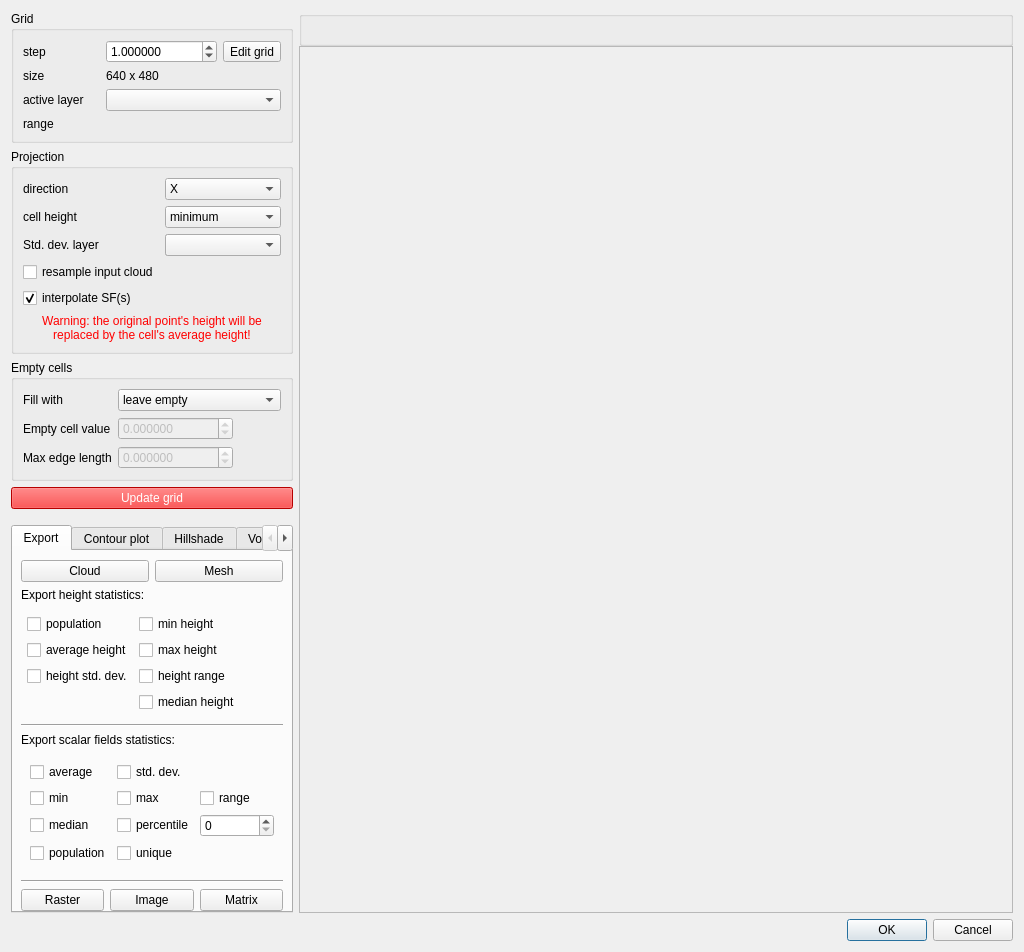
<?xml version="1.0" encoding="UTF-8"?>
<ui version="4.0">
 <class>RasterizeToolDialog</class>
 <widget class="QDialog" name="RasterizeToolDialog">
  <property name="geometry">
   <rect>
    <x>0</x>
    <y>0</y>
    <width>1024</width>
    <height>873</height>
   </rect>
  </property>
  <property name="windowTitle">
   <string>Rasterize</string>
  </property>
  <layout class="QVBoxLayout" name="verticalLayout_7">
   <item>
    <layout class="QHBoxLayout" name="horizontalLayout" stretch="0,1">
     <property name="spacing">
      <number>6</number>
     </property>
     <item>
      <widget class="QFrame" name="leftFrame">
       <property name="sizePolicy">
        <sizepolicy hsizetype="Maximum" vsizetype="Preferred">
         <horstretch>0</horstretch>
         <verstretch>0</verstretch>
        </sizepolicy>
       </property>
       <layout class="QVBoxLayout" name="verticalLayout" stretch="0,0,0,1,0,0">
        <property name="leftMargin">
         <number>0</number>
        </property>
        <property name="topMargin">
         <number>0</number>
        </property>
        <property name="rightMargin">
         <number>0</number>
        </property>
        <property name="bottomMargin">
         <number>0</number>
        </property>
        <item>
         <widget class="QGroupBox" name="groupBox">
          <property name="title">
           <string>Grid</string>
          </property>
          <layout class="QGridLayout" name="gridLayout">
           <property name="verticalSpacing">
            <number>6</number>
           </property>
           <item row="2" column="0">
            <widget class="QLabel" name="label_4">
             <property name="text">
              <string>size</string>
             </property>
            </widget>
           </item>
           <item row="1" column="0">
            <widget class="QLabel" name="label_2">
             <property name="text">
              <string>step</string>
             </property>
            </widget>
           </item>
           <item row="2" column="1">
            <widget class="QLabel" name="gridWidthLabel">
             <property name="text">
              <string notr="true">640 x 480</string>
             </property>
            </widget>
           </item>
           <item row="1" column="1">
            <layout class="QHBoxLayout" name="horizontalLayout_4">
             <item>
              <widget class="QDoubleSpinBox" name="gridStepDoubleSpinBox">
               <property name="toolTip">
                <string>size of step of the grid generated (in the same units as the coordinates of the point cloud)</string>
               </property>
               <property name="decimals">
                <number>6</number>
               </property>
               <property name="minimum">
                <double>0.000010000000000</double>
               </property>
               <property name="maximum">
                <double>100000.000000000000000</double>
               </property>
               <property name="singleStep">
                <double>0.001000000000000</double>
               </property>
               <property name="value">
                <double>1.000000000000000</double>
               </property>
              </widget>
             </item>
             <item>
              <widget class="QToolButton" name="editGridToolButton">
               <property name="text">
                <string>Edit grid</string>
               </property>
              </widget>
             </item>
            </layout>
           </item>
           <item row="3" column="0">
            <widget class="QLabel" name="label_13">
             <property name="toolTip">
              <string>Active layer (or 'scalar field')</string>
             </property>
             <property name="text">
              <string>active layer</string>
             </property>
            </widget>
           </item>
           <item row="3" column="1">
            <widget class="QComboBox" name="activeLayerComboBox"/>
           </item>
           <item row="4" column="0">
            <widget class="QLabel" name="label_7">
             <property name="text">
              <string>range</string>
             </property>
            </widget>
           </item>
           <item row="4" column="1">
            <widget class="QLabel" name="gridLayerRangeLabel">
             <property name="text">
              <string/>
             </property>
            </widget>
           </item>
          </layout>
         </widget>
        </item>
        <item>
         <widget class="QGroupBox" name="groupBox_2">
          <property name="title">
           <string>Projection</string>
          </property>
          <layout class="QGridLayout" name="gridLayout_3">
           <item row="2" column="1">
            <widget class="QComboBox" name="scalarFieldProjection">
             <property name="toolTip">
              <string>SF interpolation method</string>
             </property>
             <property name="currentIndex">
              <number>1</number>
             </property>
             <item>
              <property name="text">
               <string>minimum value</string>
              </property>
             </item>
             <item>
              <property name="text">
               <string>average value</string>
              </property>
             </item>
             <item>
              <property name="text">
               <string>maximum value</string>
              </property>
             </item>
             <item>
              <property name="text">
               <string>median value</string>
              </property>
             </item>
            </widget>
           </item>
           <item row="1" column="0">
            <widget class="QLabel" name="label_8">
             <property name="text">
              <string>cell height</string>
             </property>
            </widget>
           </item>
           <item row="0" column="0">
            <widget class="QLabel" name="label_9">
             <property name="text">
              <string>direction</string>
             </property>
            </widget>
           </item>
           <item row="3" column="0">
            <widget class="QCheckBox" name="resampleCloudCheckBox">
             <property name="sizePolicy">
              <sizepolicy hsizetype="Preferred" vsizetype="Fixed">
               <horstretch>0</horstretch>
               <verstretch>0</verstretch>
              </sizepolicy>
             </property>
             <property name="toolTip">
              <string>Use the nearest point of the input cloud in each cell instead of the cell center</string>
             </property>
             <property name="text">
              <string>resample input cloud</string>
             </property>
             <property name="checked">
              <bool>false</bool>
             </property>
            </widget>
           </item>
           <item row="0" column="1">
            <widget class="QComboBox" name="dimensionComboBox">
             <property name="currentIndex">
              <number>0</number>
             </property>
             <item>
              <property name="text">
               <string notr="true">X</string>
              </property>
             </item>
             <item>
              <property name="text">
               <string notr="true">Y</string>
              </property>
             </item>
             <item>
              <property name="text">
               <string notr="true">Z</string>
              </property>
             </item>
            </widget>
           </item>
           <item row="1" column="1">
            <widget class="QComboBox" name="heightProjectionComboBox">
             <property name="toolTip">
              <string>Per-cell height computation method:
 - minimum = lowest point in the cell
 - average = mean height of all points inside the cell
 - maximum = highest point in the cell
 - medain = median height of all points inside the cell
 - inverse var = inverse variance weighted mean. Calculate variance from Std.dev. SF field</string>
             </property>
             <property name="currentIndex">
              <number>0</number>
             </property>
             <item>
              <property name="text">
               <string>minimum</string>
              </property>
             </item>
             <item>
              <property name="text">
               <string>average</string>
              </property>
             </item>
             <item>
              <property name="text">
               <string>maximum</string>
              </property>
             </item>
             <item>
              <property name="text">
               <string>median</string>
              </property>
             </item>
             <item>
              <property name="text">
               <string>inverse var</string>
              </property>
             </item>
            </widget>
           </item>
           <item row="2" column="0">
            <widget class="QLabel" name="label_21">
             <property name="toolTip">
              <string>Active layer std. dev. scalar field</string>
             </property>
             <property name="text">
              <string>Std. dev. layer</string>
             </property>
            </widget>
           </item>
           <item row="2" column="1">
            <widget class="QComboBox" name="stdDevLayerComboBox"/>
           </item>
           <item row="4" column="0">
            <widget class="QCheckBox" name="interpolateSFCheckBox">
             <property name="sizePolicy">
              <sizepolicy hsizetype="Preferred" vsizetype="Fixed">
               <horstretch>0</horstretch>
               <verstretch>0</verstretch>
              </sizepolicy>
             </property>
             <property name="toolTip">
              <string>interpolate SF(s)</string>
             </property>
             <property name="text">
              <string>interpolate SF(s)</string>
             </property>
             <property name="checked">
              <bool>true</bool>
             </property>
            </widget>
           </item>
           <item row="5" column="0" colspan="2">
            <widget class="QLabel" name="warningResampleWithAverageLabel">
             <property name="enabled">
              <bool>false</bool>
             </property>
             <property name="styleSheet">
              <string notr="true">color:red;</string>
             </property>
             <property name="text">
              <string>Warning: the original point's height will be
replaced by the cell's average height!</string>
             </property>
             <property name="alignment">
              <set>Qt::AlignCenter</set>
             </property>
            </widget>
           </item>
          </layout>
         </widget>
        </item>
        <item>
         <widget class="QGroupBox" name="emptyCellsFrame">
          <property name="title">
           <string>Empty cells</string>
          </property>
          <layout class="QFormLayout" name="formLayout">
           <property name="fieldGrowthPolicy">
            <enum>QFormLayout::ExpandingFieldsGrow</enum>
           </property>
           <property name="verticalSpacing">
            <number>6</number>
           </property>
           <item row="0" column="0">
            <widget class="QLabel" name="label_5">
             <property name="text">
              <string>Fill with</string>
             </property>
            </widget>
           </item>
           <item row="0" column="1">
            <widget class="QComboBox" name="fillEmptyCellsComboBox">
             <property name="sizePolicy">
              <sizepolicy hsizetype="MinimumExpanding" vsizetype="Fixed">
               <horstretch>0</horstretch>
               <verstretch>0</verstretch>
              </sizepolicy>
             </property>
             <property name="toolTip">
              <string>choose the value to fill the cells in which no point is projected : minimum value over the whole point cloud or average value (over the whole cloud also)</string>
             </property>
             <item>
              <property name="text">
               <string>leave empty</string>
              </property>
             </item>
             <item>
              <property name="text">
               <string>minimum height</string>
              </property>
             </item>
             <item>
              <property name="text">
               <string>average height</string>
              </property>
             </item>
             <item>
              <property name="text">
               <string>maximum height</string>
              </property>
             </item>
             <item>
              <property name="text">
               <string>user specified value</string>
              </property>
             </item>
             <item>
              <property name="text">
               <string>interpolate</string>
              </property>
             </item>
            </widget>
           </item>
           <item row="1" column="1">
            <widget class="QDoubleSpinBox" name="emptyValueDoubleSpinBox">
             <property name="enabled">
              <bool>false</bool>
             </property>
             <property name="sizePolicy">
              <sizepolicy hsizetype="Preferred" vsizetype="Fixed">
               <horstretch>0</horstretch>
               <verstretch>0</verstretch>
              </sizepolicy>
             </property>
             <property name="toolTip">
              <string>Custom value for empty cells</string>
             </property>
             <property name="decimals">
              <number>6</number>
             </property>
             <property name="minimum">
              <double>-999999999.000000000000000</double>
             </property>
             <property name="maximum">
              <double>999999999.000000000000000</double>
             </property>
            </widget>
           </item>
           <item row="1" column="0">
            <widget class="QLabel" name="label">
             <property name="text">
              <string>Empty cell value</string>
             </property>
            </widget>
           </item>
           <item row="2" column="0">
            <widget class="QLabel" name="label_3">
             <property name="text">
              <string>Max edge length</string>
             </property>
            </widget>
           </item>
           <item row="2" column="1">
            <widget class="QDoubleSpinBox" name="maxEdgeLengthDoubleSpinBox">
             <property name="enabled">
              <bool>false</bool>
             </property>
             <property name="toolTip">
              <string>Max edge length for interpolation/triangulation
(ignored if zero)</string>
             </property>
             <property name="decimals">
              <number>6</number>
             </property>
             <property name="minimum">
              <double>-999999999.000000000000000</double>
             </property>
             <property name="maximum">
              <double>999999999.000000000000000</double>
             </property>
            </widget>
           </item>
          </layout>
         </widget>
        </item>
        <item>
         <widget class="QPushButton" name="updateGridPushButton">
          <property name="sizePolicy">
           <sizepolicy hsizetype="Preferred" vsizetype="Fixed">
            <horstretch>0</horstretch>
            <verstretch>0</verstretch>
           </sizepolicy>
          </property>
          <property name="styleSheet">
           <string notr="true">color: white; background-color:red;</string>
          </property>
          <property name="text">
           <string>Update grid</string>
          </property>
         </widget>
        </item>
        <item>
         <spacer name="verticalSpacer_2">
          <property name="orientation">
           <enum>Qt::Vertical</enum>
          </property>
          <property name="sizeType">
           <enum>QSizePolicy::MinimumExpanding</enum>
          </property>
          <property name="sizeHint" stdset="0">
           <size>
            <width>20</width>
            <height>10</height>
           </size>
          </property>
         </spacer>
        </item>
        <item>
         <widget class="QTabWidget" name="tabWidget">
          <property name="sizePolicy">
           <sizepolicy hsizetype="Preferred" vsizetype="Preferred">
            <horstretch>0</horstretch>
            <verstretch>0</verstretch>
           </sizepolicy>
          </property>
          <property name="currentIndex">
           <number>0</number>
          </property>
          <widget class="QWidget" name="exportTab">
           <attribute name="title">
            <string>Export</string>
           </attribute>
           <layout class="QVBoxLayout" name="verticalLayout_3">
            <property name="leftMargin">
             <number>8</number>
            </property>
            <property name="rightMargin">
             <number>8</number>
            </property>
            <property name="bottomMargin">
             <number>0</number>
            </property>
            <item>
             <layout class="QHBoxLayout" name="horizontalLayout_6">
              <item>
               <widget class="QPushButton" name="generateCloudPushButton">
                <property name="toolTip">
                 <string>Export grid as a point cloud</string>
                </property>
                <property name="text">
                 <string>Cloud</string>
                </property>
               </widget>
              </item>
              <item>
               <widget class="QPushButton" name="generateMeshPushButton">
                <property name="toolTip">
                 <string>Export grid as a mesh</string>
                </property>
                <property name="text">
                 <string>Mesh</string>
                </property>
               </widget>
              </item>
             </layout>
            </item>
            <item>
             <widget class="QLabel" name="label_12">
              <property name="text">
               <string>Export height statistics:</string>
              </property>
             </widget>
            </item>
            <item>
             <widget class="QFrame" name="exportCloudSFFrame">
              <property name="sizePolicy">
               <sizepolicy hsizetype="Preferred" vsizetype="Expanding">
                <horstretch>0</horstretch>
                <verstretch>0</verstretch>
               </sizepolicy>
              </property>
              <property name="frameShape">
               <enum>QFrame::NoFrame</enum>
              </property>
              <property name="frameShadow">
               <enum>QFrame::Plain</enum>
              </property>
              <layout class="QFormLayout" name="formLayout_4">
               <property name="labelAlignment">
                <set>Qt::AlignLeading|Qt::AlignLeft|Qt::AlignVCenter</set>
               </property>
               <property name="leftMargin">
                <number>6</number>
               </property>
               <property name="topMargin">
                <number>6</number>
               </property>
               <property name="rightMargin">
                <number>6</number>
               </property>
               <property name="bottomMargin">
                <number>6</number>
               </property>
               <item row="0" column="0">
                <widget class="QCheckBox" name="generateCountSFcheckBox">
                 <property name="toolTip">
                  <string>Adds a scalar field with the grid density (= number of points inside each cell)</string>
                 </property>
                 <property name="text">
                  <string>population</string>
                 </property>
                </widget>
               </item>
               <item row="0" column="1">
                <widget class="QCheckBox" name="generateMinHeightSFcheckBox">
                 <property name="toolTip">
                  <string>Adds a scalar field with the min. height of the points inside the cell</string>
                 </property>
                 <property name="text">
                  <string>min height</string>
                 </property>
                </widget>
               </item>
               <item row="1" column="0">
                <widget class="QCheckBox" name="generateAvgHeightSFcheckBox">
                 <property name="toolTip">
                  <string>Adds a scalar field with the average height of the points inside the cell</string>
                 </property>
                 <property name="text">
                  <string>average height</string>
                 </property>
                </widget>
               </item>
               <item row="1" column="1">
                <widget class="QCheckBox" name="generateMaxHeightSFcheckBox">
                 <property name="toolTip">
                  <string>Adds a scalar field with the max. height of the points inside the cell</string>
                 </property>
                 <property name="text">
                  <string>max height</string>
                 </property>
                </widget>
               </item>
               <item row="2" column="0">
                <widget class="QCheckBox" name="generateStdDevHeightSFcheckBox">
                 <property name="toolTip">
                  <string>Adds a scalar field with the standard deviation of the heights of the points inside the cell</string>
                 </property>
                 <property name="text">
                  <string>height std. dev.</string>
                 </property>
                </widget>
               </item>
               <item row="2" column="1">
                <widget class="QCheckBox" name="generateHeightRangeSFcheckBox">
                 <property name="toolTip">
                  <string>Adds a scalar field with the standard deviation of the heights of the points inside the cell</string>
                 </property>
                 <property name="text">
                  <string>height range</string>
                 </property>
                </widget>
               </item>
               <item row="3" column="1">
                <widget class="QCheckBox" name="generateMedianHeightSFcheckBox">
                 <property name="toolTip">
                  <string>Adds a scalar field with the median height of the points inside the cell</string>
                 </property>
                 <property name="text">
                  <string>median height</string>
                 </property>
                </widget>
               </item>

              </layout>
             </widget>
            </item>

            <item>
             <widget class="Line" name="line_2">
              <property name="orientation">
               <enum>Qt::Horizontal</enum>
              </property>
             </widget>
            </item>

            <item>
             <widget class="QLabel" name="label_22">
              <property name="text">
               <string>Export scalar fields statistics:</string>
              </property>
             </widget>
            </item>

            <item>
             <widget class="QFrame" name="exportSFCloudSFFrame">
              <property name="sizePolicy">
               <sizepolicy hsizetype="Preferred" vsizetype="Expanding">
                <horstretch>0</horstretch>
                <verstretch>0</verstretch>
               </sizepolicy>
              </property>
              <property name="frameShape">
               <enum>QFrame::NoFrame</enum>
              </property>
              <property name="frameShadow">
               <enum>QFrame::Plain</enum>
              </property>
              <layout class="QGridLayout" name="gridLayout_2">
			   <property name="verticalSpacing">
				<number>6</number>
			   </property>

               <item row="0" column="0">
                <widget class="QCheckBox" name="generateSFStatisticsAverageCheckBox">
                 <property name="toolTip">
                  <string>Adds a scalar field for each input scalar field, with an average of values withih each cell</string>
                 </property>
                 <property name="text">
                  <string>average</string>
                 </property>
                </widget>
               </item>
               <item row="0" column="1">
                <widget class="QCheckBox" name="generateSFStatisticsStdDevCheckBox">
                 <property name="toolTip">
                  <string>Adds a scalar field for each input scalar field, with the standard deviation of values within each cell</string>
                 </property>
                 <property name="text">
                  <string>std. dev.</string>
                 </property>
                </widget>
               </item>
               
			   <item row="1" column="0">
                <widget class="QCheckBox" name="generateSFStatisticsMinCheckBox">
                 <property name="toolTip">
                  <string>Adds a scalar field for each input scalar field, with the minimum value inside each cell</string>
                 </property>
                 <property name="text">
                  <string>min</string>
                 </property>
                </widget>
               </item>
               <item row="1" column="1">
                <widget class="QCheckBox" name="generateSFStatisticsMaxCheckBox">
                 <property name="toolTip">
                  <string>Adds a scalar field for each input scalar field, with the maximum value inside each cell</string>
                 </property>
                 <property name="text">
                  <string>max</string>
                 </property>
                </widget>
               </item>
               <item row="1" column="2">
                <widget class="QCheckBox" name="generateSFStatisticsRangeCheckBox">
                 <property name="toolTip">
                  <string>Adds a scalar field for each input scalar field, with the range of values within each cell (= max - min)</string>
                 </property>
                 <property name="text">
                  <string>range</string>
                 </property>
                </widget>
               </item>
               
			   <item row="2" column="0">
                <widget class="QCheckBox" name="generateSFStatisticsMedianCheckBox">
                 <property name="toolTip">
                  <string>Adds a scalar field for each input scalar field, with the median of values within each cell (= p50 percentile)</string>
                 </property>
                 <property name="text">
                  <string>median</string>
                 </property>
                </widget>
               </item>
			   <item row="2" column="1">
                <widget class="QCheckBox" name="generateSFStatisticsPercentileCheckBox">
                 <property name="toolTip">
                  <string>Adds a scalar field for each input scalar field, with a specific percentile within each cell</string>
                 </property>
                 <property name="text">
                  <string>percentile</string>
                 </property>
                </widget>
               </item>
			   <item row="2" column="2">
				<widget class="QDoubleSpinBox" name="generateSFStatisticsPercentileDoubleSpinBox">
				 <property name="enabled">
				  <bool>true</bool>
				 </property>
				 <property name="toolTip">
				  <string>Percentile value 0-100</string>
				 </property>
				 <property name="decimals">
				  <number>0</number>
				 </property>
				 <property name="minimum">
				  <double>0</double>
				 </property>
				 <property name="maximum">
				  <double>100</double>
				 </property>
				</widget>
			   </item>

               <item row="3" column="0">
                <widget class="QCheckBox" name="generateSFStatisticsPopulationCheckBox">
                 <property name="toolTip">
                  <string>Adds a scalar field for each input scalar field, with grid density (= number of points inside each cell)</string>
                 </property>
                 <property name="text">
                  <string>population</string>
                 </property>
                </widget>
               </item>
               <item row="3" column="1">
                <widget class="QCheckBox" name="generateSFStatisticsUniqueCheckBox">
                 <property name="toolTip">
                  <string>Adds a scalar field for each input scalar field, with the number of unique values within each cell</string>
                 </property>
                 <property name="text">
                  <string>unique</string>
                 </property>
                </widget>
               </item>

              </layout>
             </widget>
            </item>




            <item>
             <spacer name="verticalSpacer">
              <property name="orientation">
               <enum>Qt::Vertical</enum>
              </property>
              <property name="sizeHint" stdset="0">
               <size>
                <width>20</width>
                <height>40</height>
               </size>
              </property>
             </spacer>
            </item>
            <item>
             <widget class="Line" name="line">
              <property name="orientation">
               <enum>Qt::Horizontal</enum>
              </property>
             </widget>
            </item>
            <item>
             <layout class="QHBoxLayout" name="horizontalLayout_8">
              <item>
               <widget class="QPushButton" name="generateRasterPushButton">
                <property name="toolTip">
                 <string>Export grid as a raster (geotiff)</string>
                </property>
                <property name="text">
                 <string>Raster</string>
                </property>
               </widget>
              </item>
              <item>
               <widget class="QPushButton" name="generateImagePushButton">
                <property name="toolTip">
                 <string>Export grid as an image</string>
                </property>
                <property name="text">
                 <string>Image</string>
                </property>
               </widget>
              </item>
              <item>
               <widget class="QPushButton" name="generateASCIIPushButton">
                <property name="toolTip">
                 <string>Export grid as a matrix (text file)</string>
                </property>
                <property name="text">
                 <string>Matrix</string>
                </property>
               </widget>
              </item>
             </layout>
            </item>
           </layout>
          </widget>
          <widget class="QWidget" name="contourTab">
           <attribute name="title">
            <string>Contour plot</string>
           </attribute>
           <layout class="QVBoxLayout" name="verticalLayout_4">
            <property name="leftMargin">
             <number>8</number>
            </property>
            <property name="rightMargin">
             <number>8</number>
            </property>
            <property name="bottomMargin">
             <number>0</number>
            </property>
            <item>
             <widget class="QLabel" name="label_15">
              <property name="font">
               <font>
                <italic>true</italic>
               </font>
              </property>
              <property name="styleSheet">
               <string notr="true">color: blue;</string>
              </property>
              <property name="text">
               <string>The contour plot is computed on the active layer</string>
              </property>
             </widget>
            </item>
            <item>
             <layout class="QFormLayout" name="formLayout_3">
              <item row="0" column="0">
               <widget class="QLabel" name="label_6">
                <property name="text">
                 <string>Start value</string>
                </property>
               </widget>
              </item>
              <item row="0" column="1">
               <widget class="QDoubleSpinBox" name="contourStartDoubleSpinBox">
                <property name="decimals">
                 <number>6</number>
                </property>
                <property name="minimum">
                 <double>-1000000000.000000000000000</double>
                </property>
                <property name="maximum">
                 <double>1000000000.000000000000000</double>
                </property>
               </widget>
              </item>
              <item row="1" column="0">
               <widget class="QLabel" name="label_10">
                <property name="text">
                 <string>step</string>
                </property>
               </widget>
              </item>
              <item row="1" column="1">
               <widget class="QDoubleSpinBox" name="contourStepDoubleSpinBox">
                <property name="decimals">
                 <number>6</number>
                </property>
                <property name="minimum">
                 <double>0.000001000000000</double>
                </property>
                <property name="maximum">
                 <double>1000000000.000000000000000</double>
                </property>
               </widget>
              </item>
              <item row="2" column="0">
               <widget class="QLabel" name="label_11">
                <property name="text">
                 <string>Min. vertex count</string>
                </property>
               </widget>
              </item>
              <item row="2" column="1">
               <widget class="QSpinBox" name="minVertexCountSpinBox">
                <property name="toolTip">
                 <string>Min vertex count per iso-line (to ignore the smallest ones)</string>
                </property>
                <property name="minimum">
                 <number>3</number>
                </property>
                <property name="maximum">
                 <number>10000000</number>
                </property>
               </widget>
              </item>
              <item row="3" column="0">
               <widget class="QLabel" name="label_14">
                <property name="text">
                 <string>Line width</string>
                </property>
               </widget>
              </item>
              <item row="3" column="1">
               <widget class="QSpinBox" name="contourWidthSpinBox">
                <property name="toolTip">
                 <string>Default contour lines width</string>
                </property>
                <property name="minimum">
                 <number>1</number>
                </property>
                <property name="maximum">
                 <number>10</number>
                </property>
               </widget>
              </item>
             </layout>
            </item>
            <item>
             <layout class="QHBoxLayout" name="horizontalLayout_5">
              <item>
               <widget class="QCheckBox" name="colorizeContoursCheckBox">
                <property name="text">
                 <string>colorize</string>
                </property>
               </widget>
              </item>
              <item>
               <widget class="QCheckBox" name="ignoreContourBordersCheckBox">
                <property name="text">
                 <string>ignore borders</string>
                </property>
                <property name="checked">
                 <bool>true</bool>
                </property>
               </widget>
              </item>
              <item>
               <spacer name="horizontalSpacer">
                <property name="orientation">
                 <enum>Qt::Horizontal</enum>
                </property>
                <property name="sizeHint" stdset="0">
                 <size>
                  <width>40</width>
                  <height>20</height>
                 </size>
                </property>
               </spacer>
              </item>
             </layout>
            </item>
            <item>
             <widget class="QCheckBox" name="projectContoursOnAltCheckBox">
              <property name="enabled">
               <bool>false</bool>
              </property>
              <property name="text">
               <string>project contours on the altitude layer</string>
              </property>
             </widget>
            </item>
            <item>
             <layout class="QHBoxLayout" name="horizontalLayout_7">
              <item>
               <widget class="QPushButton" name="clearContoursPushButton">
                <property name="enabled">
                 <bool>false</bool>
                </property>
                <property name="toolTip">
                 <string>Remove all contour lines</string>
                </property>
                <property name="text">
                 <string>Clear</string>
                </property>
               </widget>
              </item>
              <item>
               <widget class="QPushButton" name="exportContoursPushButton">
                <property name="enabled">
                 <bool>false</bool>
                </property>
                <property name="toolTip">
                 <string>Export contour lines to the DB tree</string>
                </property>
                <property name="text">
                 <string>Export</string>
                </property>
               </widget>
              </item>
              <item>
               <widget class="QPushButton" name="generateContoursPushButton">
                <property name="text">
                 <string>Generate</string>
                </property>
               </widget>
              </item>
             </layout>
            </item>
           </layout>
          </widget>
          <widget class="QWidget" name="hillshadeTab">
           <attribute name="title">
            <string>Hillshade</string>
           </attribute>
           <layout class="QVBoxLayout" name="verticalLayout_5">
            <property name="bottomMargin">
             <number>0</number>
            </property>
            <item>
             <widget class="QLabel" name="label_17">
              <property name="font">
               <font>
                <italic>true</italic>
               </font>
              </property>
              <property name="styleSheet">
               <string notr="true">color: blue;</string>
              </property>
              <property name="text">
               <string>Hillshade is computed on the height layer</string>
              </property>
             </widget>
            </item>
            <item>
             <layout class="QFormLayout" name="formLayout_5">
              <item row="0" column="0">
               <widget class="QLabel" name="label_17b">
                <property name="text">
                 <string>Sun zenith</string>
                </property>
               </widget>
              </item>
              <item row="0" column="1">
               <widget class="QSpinBox" name="sunZenithSpinBox">
                <property name="toolTip">
                 <string>Zenith angle (in degrees) = 90 - altitude angle</string>
                </property>
                <property name="suffix">
                 <string> deg.</string>
                </property>
                <property name="maximum">
                 <number>90</number>
                </property>
                <property name="singleStep">
                 <number>5</number>
                </property>
                <property name="value">
                 <number>45</number>
                </property>
               </widget>
              </item>
              <item row="1" column="0">
               <widget class="QLabel" name="label_18">
                <property name="text">
                 <string>Sun azimuth</string>
                </property>
               </widget>
              </item>
              <item row="1" column="1">
               <widget class="QSpinBox" name="sunAzimuthSpinBox">
                <property name="toolTip">
                 <string>Azimuth angle (in degrees)</string>
                </property>
                <property name="suffix">
                 <string> deg.</string>
                </property>
                <property name="maximum">
                 <number>360</number>
                </property>
                <property name="singleStep">
                 <number>5</number>
                </property>
                <property name="value">
                 <number>315</number>
                </property>
               </widget>
              </item>
             </layout>
            </item>
            <item>
             <spacer name="verticalSpacer_3">
              <property name="orientation">
               <enum>Qt::Vertical</enum>
              </property>
              <property name="sizeHint" stdset="0">
               <size>
                <width>20</width>
                <height>40</height>
               </size>
              </property>
             </spacer>
            </item>
            <item>
             <widget class="QPushButton" name="generateHillshadePushButton">
              <property name="text">
               <string>Generate</string>
              </property>
             </widget>
            </item>
           </layout>
          </widget>
          <widget class="QWidget" name="volumeTab">
           <attribute name="title">
            <string>Volume</string>
           </attribute>
           <layout class="QFormLayout" name="formLayout_6">
            <property name="bottomMargin">
             <number>0</number>
            </property>
            <item row="0" column="0">
             <widget class="QLabel" name="label_19">
              <property name="text">
               <string>Volume</string>
              </property>
             </widget>
            </item>
            <item row="0" column="1">
             <widget class="QLabel" name="volumeLabel">
              <property name="text">
               <string notr="true">0</string>
              </property>
             </widget>
            </item>
            <item row="1" column="0">
             <widget class="QLabel" name="label_20">
              <property name="text">
               <string>Non empty cells</string>
              </property>
             </widget>
            </item>
            <item row="1" column="1">
             <widget class="QLabel" name="filledCellsPercentageLabel">
              <property name="text">
               <string notr="true">0%</string>
              </property>
             </widget>
            </item>
           </layout>
          </widget>
         </widget>
        </item>
       </layout>
      </widget>
     </item>
     <item>
      <layout class="QVBoxLayout" name="verticalLayout_6" stretch="0,1">
       <property name="spacing">
        <number>0</number>
       </property>
       <item>
        <widget class="QGroupBox" name="cloudInfoGroupBox">
         <property name="sizePolicy">
          <sizepolicy hsizetype="Expanding" vsizetype="Preferred">
           <horstretch>0</horstretch>
           <verstretch>0</verstretch>
          </sizepolicy>
         </property>
         <layout class="QHBoxLayout" name="horizontalLayout_9">
          <property name="leftMargin">
           <number>12</number>
          </property>
          <property name="topMargin">
           <number>6</number>
          </property>
          <property name="rightMargin">
           <number>12</number>
          </property>
          <property name="bottomMargin">
           <number>6</number>
          </property>
          <item>
           <widget class="QLabel" name="cloudNameLabel">
            <property name="alignment">
             <set>Qt::AlignCenter</set>
            </property>
            <property name="textInteractionFlags">
             <set>Qt::NoTextInteraction</set>
            </property>
           </widget>
          </item>
         </layout>
        </widget>
       </item>
       <item>
        <widget class="QFrame" name="mapFrame">
         <property name="sizePolicy">
          <sizepolicy hsizetype="Expanding" vsizetype="Minimum">
           <horstretch>0</horstretch>
           <verstretch>0</verstretch>
          </sizepolicy>
         </property>
         <property name="minimumSize">
          <size>
           <width>512</width>
           <height>512</height>
          </size>
         </property>
         <property name="frameShape">
          <enum>QFrame::StyledPanel</enum>
         </property>
         <property name="frameShadow">
          <enum>QFrame::Raised</enum>
         </property>
        </widget>
       </item>
      </layout>
     </item>
    </layout>
   </item>
   <item>
    <widget class="QDialogButtonBox" name="buttonBox">
     <property name="standardButtons">
      <set>QDialogButtonBox::Cancel|QDialogButtonBox::Ok</set>
     </property>
    </widget>
   </item>
  </layout>
 </widget>
 <resources/>
 <connections>
  <connection>
   <sender>interpolateSFCheckBox</sender>
   <signal>toggled(bool)</signal>
   <receiver>scalarFieldProjection</receiver>
   <slot>setEnabled(bool)</slot>
   <hints>
    <hint type="sourcelabel">
     <x>79</x>
     <y>308</y>
    </hint>
    <hint type="destinationlabel">
     <x>207</x>
     <y>308</y>
    </hint>
   </hints>
  </connection>
 </connections>
</ui>
